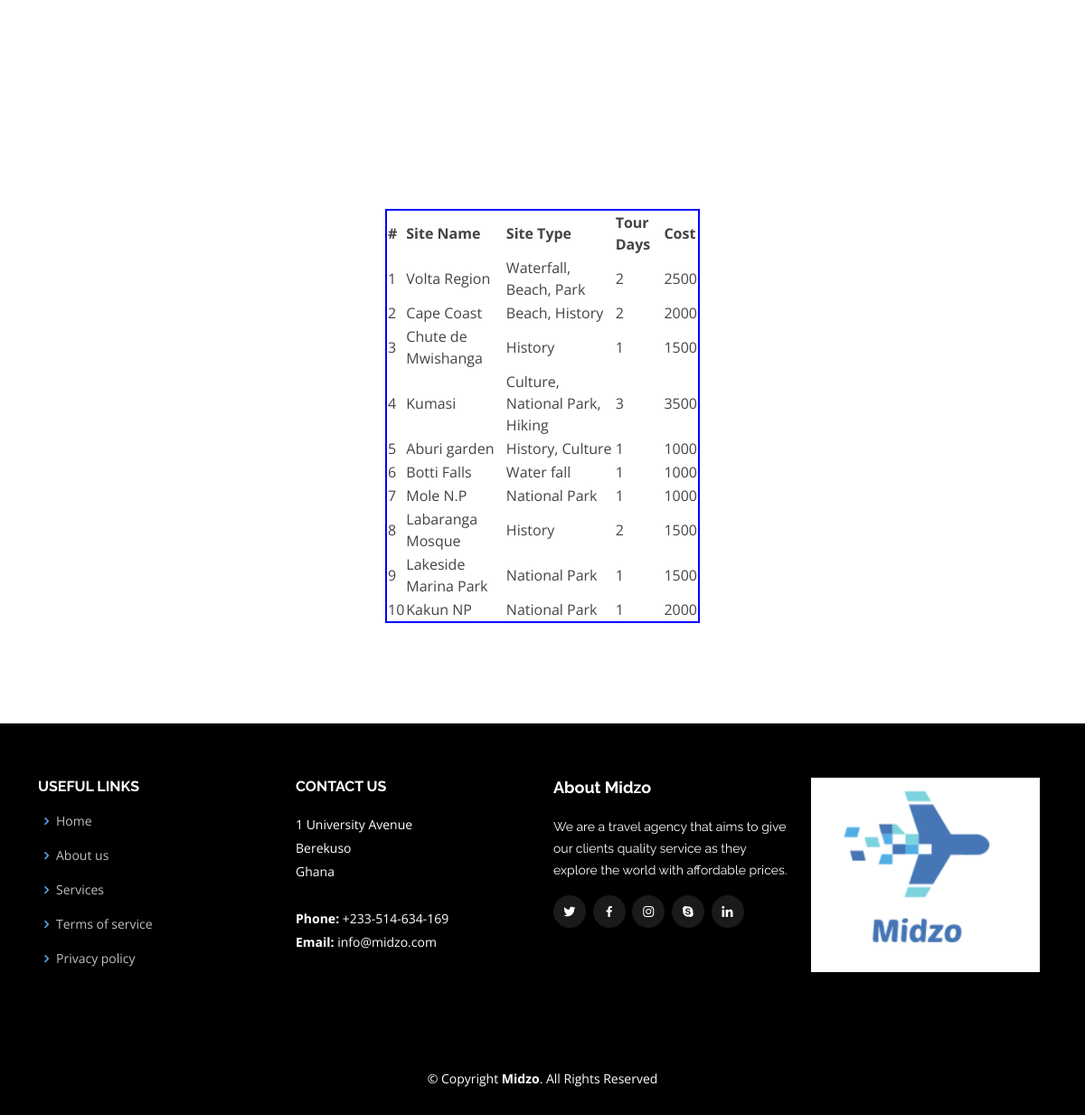
Page /test.php on the committed database.
### tables this page shows
CREATE TABLE `places` (
  `place_id` int(11) NOT NULL,
  `place_name` varchar(200) NOT NULL,
  `site_type` varchar(200) NOT NULL,
  `tour_days` int(11) NOT NULL,
  `cost` int(11) NOT NULL
);

### test.php (the view, shortened to what this page needs)
<!DOCTYPE html>
<html lang="en">
<head>
  <link href="assets/vendor/animate.css/animate.min.css" rel="stylesheet">
  <link href="assets/vendor/aos/aos.css" rel="stylesheet">
  <link href="assets/vendor/bootstrap/css/bootstrap.min.css" rel="stylesheet">
  <link href="assets/vendor/bootstrap-icons/bootstrap-icons.css" rel="stylesheet">
  <link href="assets/vendor/boxicons/css/boxicons.min.css" rel="stylesheet">
  <link href="assets/vendor/glightbox/css/glightbox.min.css" rel="stylesheet">
  <link href="assets/vendor/remixicon/remixicon.css" rel="stylesheet">
  <link href="assets/vendor/swiper/swiper-bundle.min.css" rel="stylesheet">
  <link href="assets/css/style.css" rel="stylesheet">
</head>
<body>
  <main>
    <div class="container">
      <section class="section register min-vh-100 d-flex flex-column align-items-center justify-content-center py-4">
        <div class="container">
          <div class="row justify-content-center">
            <div class="col-lg-4 col-md-6 d-flex flex-column align-items-center justify-content-center">
<?php
            require_once "database_connection.php";
            $i = 1;
            $query="select * from places";
            $run_query=mysqli_query($conn,$query);
            echo "<br>"."<br>"."<br>"."<br>"."<br>";
            echo "<table border='1'>
          <tr>
          <th>#</th>
          <th>Site Name</th>
          <th>Site Type</th>
          <th>Tour Days</th>
          <th>Cost</th>
          </tr>";
            if($run_query){
              while($row=mysqli_fetch_array($run_query)){
                echo "<tr>";
              echo "<td>". $i++."</td>";
              echo "<td>" . $row['place_name'] . "</td>";
              echo "<td>" . $row['site_type'] . "</td>";
              echo "<td>" . $row['tour_days'] . "</td>";
              echo "<td>" . $row['cost'] . "</td>";
              echo "</tr>";
              }
              echo "</table>";
            }
  ?>
            </div>
          </div>
        </div>
      </section>
    </div>
  </main>
  <footer id="footer">
    <div class="footer-top">
      <div class="container">
        <div class="row">
          <div class="col-lg-3 col-md-6 footer-links">
            <h4>Useful Links</h4>
            <ul>
              <li><i class="bx bx-chevron-right"></i> <a href="index.php">Home</a></li>
              <li><i class="bx bx-chevron-right"></i> <a href="#">About us</a></li>
              <li><i class="bx bx-chevron-right"></i> <a href="#">Services</a></li>
              <li><i class="bx bx-chevron-right"></i> <a href="#">Terms of service</a></li>
              <li><i class="bx bx-chevron-right"></i> <a href="#">Privacy policy</a></li>
            </ul>
          </div>
          <div class="col-lg-3 col-md-6 footer-contact">
            <h4>Contact Us</h4>
            <p>
              1 University Avenue <br>
              Berekuso<br>
              Ghana <br><br>
              <strong>Phone:</strong> +233-514-634-169<br>
              <strong>Email:</strong> info@midzo.com<br>
            </p>
          </div>
          <div class="col-lg-3 col-md-6 footer-info">
            <h3>About Midzo</h3>
            <p>We are a travel agency that aims to give our clients quality service as they explore the world with affordable prices.</p>
            <div class="social-links mt-3">
              <a href="#" class="twitter"><i class="bx bxl-twitter"></i></a>
              <a href="#" class="facebook"><i class="bx bxl-facebook"></i></a>
              <a href="#" class="instagram"><i class="bx bxl-instagram"></i></a>
              <a href="#" class="google-plus"><i class="bx bxl-skype"></i></a>
              <a href="#" class="linkedin"><i class="bx bxl-linkedin"></i></a>
            </div>
          </div>
          <div class="col-lg-3 col-md-6 footer-links">
            <p class="animate__animated animate__fadeInUp"><img src="assets/img/midzo.png" alt="" class="img-fluid"></a>
          </div>
        </div>
      </div>
    </div>
    <div class="container">
      <div class="copyright">
        &copy; Copyright <strong><span>Midzo</span></strong>. All Rights Reserved
      </div>
    </div>
  </footer>
</body>
</html>

### assets/css/style.css (style rules this page uses)
body { font-family: "Open Sans", sans-serif; color: #444444; }
a { text-decoration: none; color: #0880e8; }
h1, h2, h3, h4, h5, h6 { font-family: "Raleway", sans-serif; }
section { padding: 60px 0; overflow: hidden; }
#footer { background: #000000; padding: 0 0 30px 0; color: #fff; font-size: 14px; }
#footer .footer-top { background: #000000; padding: 60px 0 30px 0; }
#footer .footer-top .footer-info { margin-bottom: 30px; }
#footer .footer-top .footer-info h3 { font-size: 18px; margin: 0 0 20px 0; padding: 2px 0 2px 0; line-height: 1; font-weight: 700; }
#footer .footer-top .footer-info p { font-size: 14px; line-height: 24px; margin-bottom: 0; font-family: "Raleway", sans-serif; color: #fff; }
#footer .footer-top .social-links a { font-size: 16px; display: inline-block; background: rgba(255, 255, 255, 0.1); color: #fff; line-height: 1; padding: 10px 0; margin-right: 4px; border-radius: 50%; text-align: center; width: 36px; height: 36px; transition: 0.3s; }
#footer .footer-top h4 { font-size: 16px; font-weight: bold; color: #fff; text-transform: uppercase; position: relative; padding-bottom: 12px; }
#footer .footer-top .footer-links { margin-bottom: 30px; }
#footer .footer-top .footer-links ul { list-style: none; padding: 0; margin: 0; }
#footer .footer-top .footer-links ul i { padding-right: 2px; color: #5db1f9; font-size: 18px; line-height: 1; }
#footer .footer-top .footer-links ul li { padding: 10px 0; display: flex; align-items: center; }
#footer .footer-top .footer-links ul li:first-child { padding-top: 0; }
#footer .footer-top .footer-links ul a { color: rgba(255, 255, 255, 0.75); transition: 0.3s; display: inline-block; line-height: 1; }
#footer .footer-top .footer-contact { margin-bottom: 30px; }
#footer .footer-top .footer-contact p { line-height: 26px; }
#footer .copyright { text-align: center; padding-top: 30px; }

### test.php (style rules this page uses)
table { border-style:solid; border-width:2px; border-color:blue; margin-left: auto; margin-right: auto; }

### rows in the picture
places: place_name "Volta Region", site_type "Waterfall, Beach, Park", tour_days "2", cost "2500"
places: place_name "Cape Coast", site_type "Beach, History", tour_days "2", cost "2000"
places: place_name "Chute de Mwishanga", site_type "History", tour_days "1", cost "1500"
places: place_name "Kumasi", site_type "Culture, National Park, Hiking", tour_days "3", cost "3500"
places: place_name "Aburi garden", site_type "History, Culture", tour_days "1", cost "1000"
places: place_name "Botti Falls", site_type "Water fall", tour_days "1", cost "1000"
places: place_name "Mole N.P", site_type "National Park", tour_days "1", cost "1000"
places: place_name "Labaranga Mosque", site_type "History", tour_days "2", cost "1500"
places: place_name "Lakeside Marina Park", site_type "National Park", tour_days "1", cost "1500"
places: place_name "Kakun NP", site_type "National Park", tour_days "1", cost "2000"
